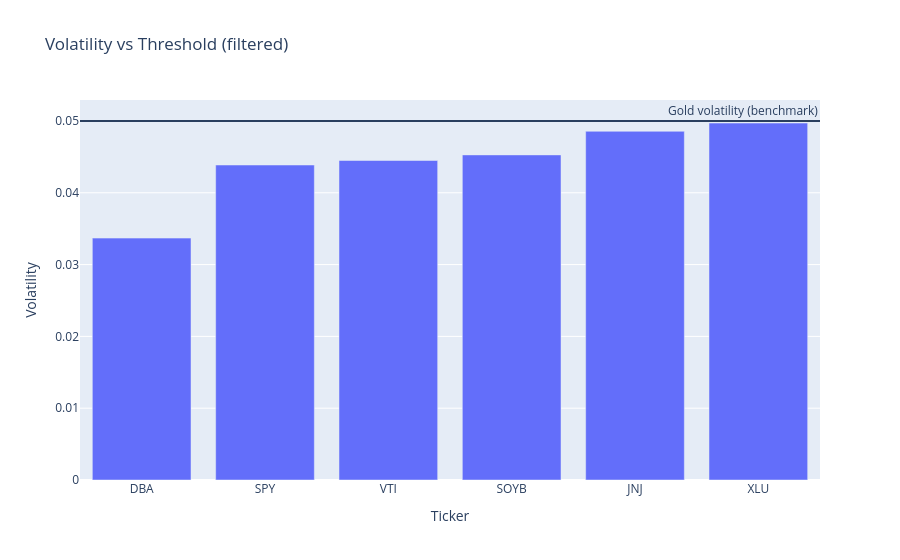

The cell this chart's notebook holds for it:
### Code cell
# Plot volatilities in barchar with gold as baseline (filtered)

import plotly.express as px

fig = px.bar(
    vol_filtered,
    x="Ticker",
    y="Volatility",
    # color="above_threshold",
    title="Volatility vs Threshold (filtered)"
)

fig.add_hline(y=gold_vol, annotation_text="Gold volatility (benchmark)")

fig.update_layout(
    xaxis=dict(
        categoryorder="array",
        categoryarray=vol_filtered["Ticker"]
    )
)

fig.show()

### Figure 1 — Plotly figure (JSON) as saved in the notebook; plotly's stock layout.template omitted (floating-point values rounded to 4 significant figures)
{"data": [{"hovertemplate": "Ticker=%{x}<br>Volatility=%{y}<extra></extra>", "legendgroup": "", "marker": {"color": "#636efa", "pattern": {"shape": ""}}, "name": "", "orientation": "v", "showlegend": false, "textposition": "auto", "type": "bar", "x": ["DBA", "SPY", "VTI", "SOYB", "JNJ", "XLU"], "xaxis": "x", "y": [0.03369, 0.04387, 0.04449, 0.04527, 0.04856, 0.04971], "yaxis": "y"}], "layout": {"annotations": [{"showarrow": false, "text": "Gold volatility (benchmark)", "x": 1, "xanchor": "right", "xref": "x domain", "y": 0.04999, "yanchor": "bottom", "yref": "y"}], "barmode": "relative", "legend": {"tracegroupgap": 0}, "shapes": [{"type": "line", "x0": 0, "x1": 1, "xref": "x domain", "y0": 0.04999, "y1": 0.04999, "yref": "y"}], "title": {"text": "Volatility vs Threshold (filtered)"}, "xaxis": {"anchor": "y", "categoryarray": ["DBA", "SPY", "VTI", "SOYB", "JNJ", "XLU"], "categoryorder": "array", "domain": [0, 1], "title": {"text": "Ticker"}}, "yaxis": {"anchor": "x", "domain": [0, 1], "title": {"text": "Volatility"}}}}
